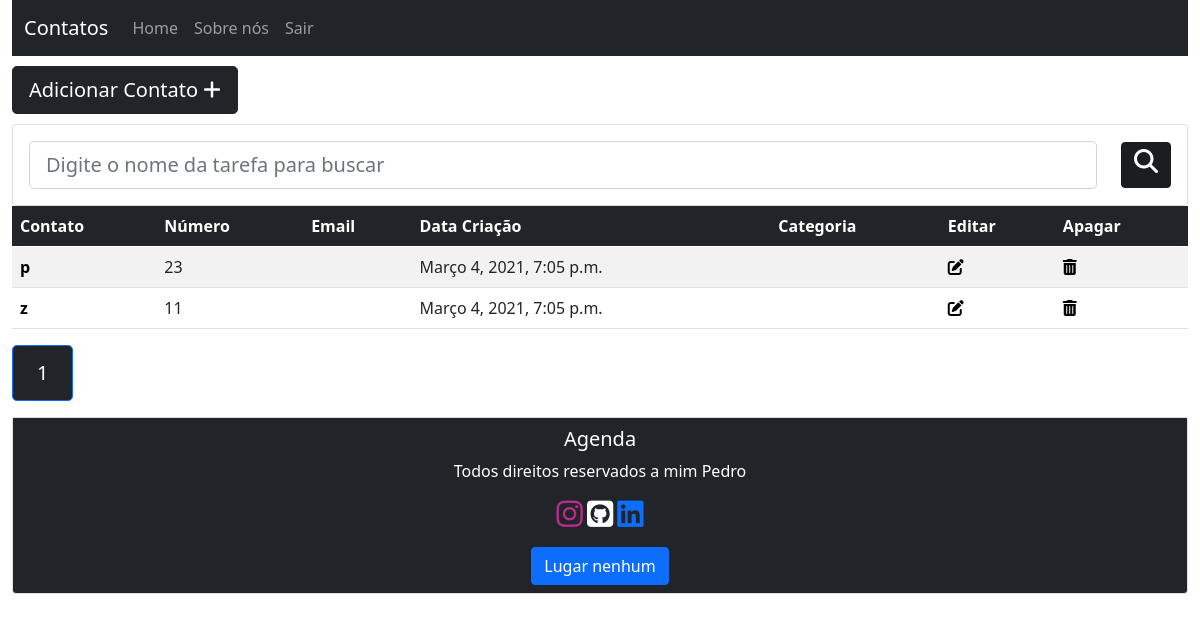
Before: / (signed in) with the older database file.
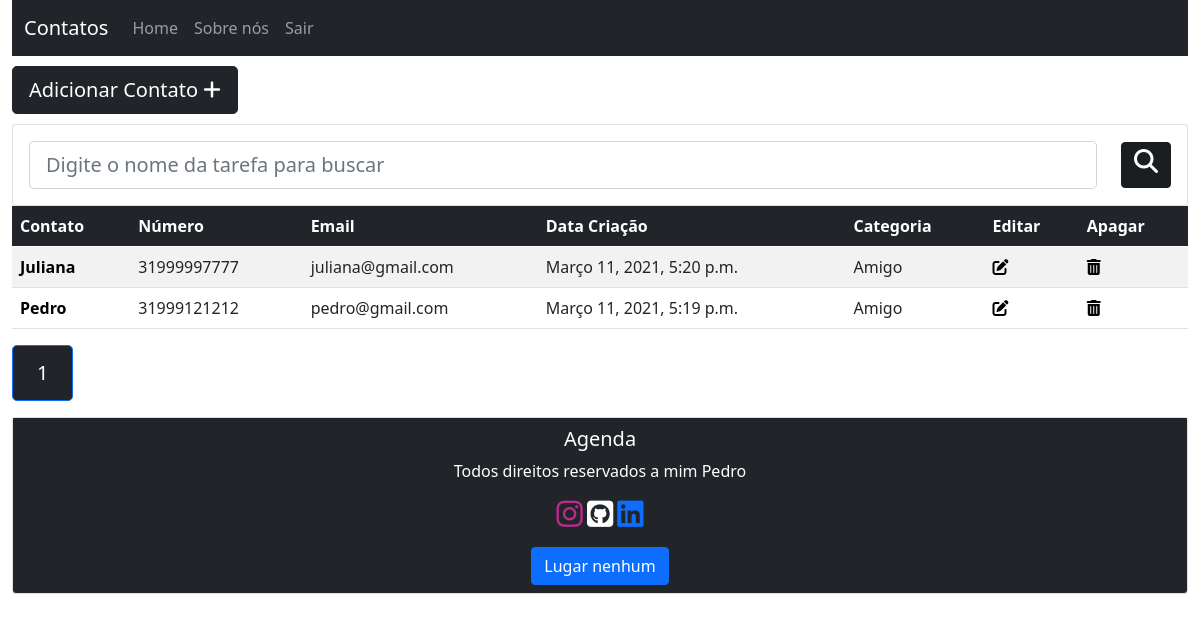
After: the same page with the newer database file.
### contacts/models.py (models this page shows, shortened)
class Contact(models.Model):
    name = models.CharField(max_length=100)
    number = models.IntegerField()
    email = models.CharField(max_length=70, blank=True)
    creation_data = models.DateTimeField(default=timezone.now)
    description = models.TextField(blank=True)
    category = models.CharField(max_length=100, blank=True)
    user = models.ForeignKey(get_user_model(), on_delete=models.CASCADE)

### contacts/views.py (the view)
# urls.py: path('', views.contactsList, name='contacts-list'),
@login_required
def contactsList(request):
    search = request.GET.get('search')
    if search:
        contacts = Contact.objects.filter(name__icontains=search, user=request.user)
    else:
        contacts_list = Contact.objects.all().order_by('name').filter(user=request.user)
        paginator = Paginator(contacts_list, 10)
        page = request.GET.get('page')
        contacts = paginator.get_page(page)
    return render(request, 'contacts/list.html', {'contacts': contacts})

### contacts/templates/contacts/list.html (shortened to what this page needs)
{% extends 'base.html' %}
{% block content %}
<div>
<button type="button" class="btn btn-dark espaco btn-lg"><a href="newcontact/" class="link" style="color: white;">Adicionar Contato    <i class="fas fa-plus"></i></a></i></button>
<form method="GET" id="search-form" class="card card-sm">
  <div class="card-body row no-gutters align-items-center">
      <div class="col">
          <input class="form-control form-control-lg form-control-borderless" type="text" id="search" name="search"
          placeholder="Digite o nome da tarefa para buscar" value="{{ request.GET.search}}">
      </div>
      <div class="col-auto">
          <button  class="btn btn-dark active" type="submit"><i class="fas fa-search h4" id="search-btn" value="{{ request.GET.search}}"></i></button>
      </div>
  </div>
</form>
<table class="table table-hover table-striped table-responsive">
    <thead>
      <tr class="table-dark">
        <th scope="col">Contato</th>
        <th scope="col">Número</th>
        <th scope="col">Email</th>
        <th scope="col">Data Criação</th>
        <th scope="col">Categoria</th>
        <th scope="col">Editar</th>
        <th scope="col">Apagar</th>
      </tr>
    </thead>
    <tbody>
    {% for contact in contacts %}
        <tr>
          <th scope="row"><a href="/contact/{{ contact.id }}" class="link" style="color: black;">{{ contact.name }}</a></th>
            <td>{{ contact.number }}</td>
            <td>{{ contact.email }}</td>
            <td>{{ contact.creation_data }}</td>
            <td>{{ contact.category }}</td>
            <td><a href="edit/{{contact.id}}"><i class="fas fa-edit"></i></a></td>
            <td><a href="delete/{{contact.id}}" class="delete-btn"><i class="fas fa-trash-alt"></i></a></td>
        </tr>
    {% endfor %}
  </tbody>
  </table>
  <div class="pagination ">
    <ul class="pagination pagination-lg">
        {% for pagina in contacts.paginator.page_range %}
          {% if contacts.number == pagina %}
            <li class="page-item active"><a class="page-link bg-dark" href="?page={{ pagina }}&termo={{ request.GET.termo }}">{{ pagina }}</a></li>
          {% else %}
            <li class="page-item"><a class="page-link" href="?page={{ pagina }}&termo={{ request.GET.termo }}">{{ pagina }}</a></li>
          {%endif%}
        {% endfor %}
    </ul>
  </div>
</div>
{% endblock %}

### contacts/templates/base.html (shortened to what this page needs)
<!DOCTYPE html>
{% load static %}
<html lang="en">
<head>
    <link rel="stylesheet" href="{% static './css/style.css' %}">
    <link href="https://cdn.jsdelivr.net/npm/bootstrap@5.0.0-beta2/dist/css/bootstrap.min.css" rel="stylesheet">
</head>
<body>
<div class="container-fluid">
    <nav class="navbar navbar-expand-lg navbar-dark bg-dark">
    <div class="container-fluid">
        <a class="navbar-brand" href="/">Contatos</a>
        <div class="collapse navbar-collapse" id="navbarNav">
        <ul class="navbar-nav mr-auto">
	      {% if user.is_authenticated %}
	          <li class="nav-item">
	              <a class="nav-link" href="/">Home</a>
	          </li>
	      {% else %}
	          <li class="nav-item">
	              <a class="nav-link" href="/accounts/login">Entrar</a>
	          </li>
	      {% endif %}
	      <li class="nav-item">
	          <a class="nav-link" href="#">Sobre nós</a>
	      </li>
	      {% if user.is_authenticated %}
	          <li class="nav-item">
	              <a class="nav-link" href="/accounts/logout">Sair</a>
	          </li>
	      {% endif %}
	    </ul>
        </div>
    </div>
    </nav>
    <div>
        {% block content %}{% endblock  %}
    </div>
    <footer>
        <div class="card text-center">
            <div class="card-footer bg-dark text-white">
                <h5 class="card-title">Agenda</h5>
                <p class="card-text">Todos direitos reservados a mim Pedro</p>
                <p><a href="https://www.instagram.com/pedrohd21_/"><i class="fab fa-instagram"></i></a>
                <a href="https://github.com/pedrohd21"><i class="fab fa-github-square"></i></a>
                <a href="https://www.linkedin.com/in/pedro-henrique-a083b3145/"><i class="fab fa-linkedin"></i></a></p>
                <a href="https://www.google.com/search?q=espaco&tbm=isch&ved=2ahUKEwi7ys2F2aHvAhU3JrkGHXGpB4MQ2-cCegQIABAA&oq=espaco&gs_lcp=CgNpbWcQAzIFCAAQsQMyAggAMgIIADICCAAyAggAMgIIADICCAAyAggAMgIIADICCAA6BAgjECc6CAgAELEDEIMBOgQIABBDOgcIABCxAxBDUIclWO0vYL0xaABwAHgAgAHPAYgB7giSAQUwLjUuMZgBAKABAaoBC2d3cy13aXotaW1nwAEB&sclient=img&ei=i55GYPvYG7fM5OUP8dKemAg&bih=881&biw=1745#imgrc=2QWoFPOIwNpDQM" class="btn btn-primary">Lugar nenhum</a>
            </div>
        </div>
    </footer>
</div>
</body>
</html>

### contacts/static/css/style.css (style rules this page uses)
.link { text-decoration: none; }
.espaco { margin: 10px 0; }
.fa-trash-alt, .fa-edit { color: black; }
.fa-instagram { color: #bc2a8d; font-size: 30px; }
.fa-github-square { color: white; font-size: 30px; }
.fa-linkedin { font-size: 30px; }

Changed rows visible on the page:
removed Contact: name "p", number "23", creation_data "Março 4, 2021, 7:05 p.m."
removed Contact: name "z", number "11", creation_data "Março 4, 2021, 7:05 p.m."
added Contact: name "Juliana", number "31999997777", email "juliana@gmail.com", creation_data "Março 11, 2021, 5:20 p.m.", category "Amigo"
added Contact: name "Pedro", number "31999121212", email "pedro@gmail.com", creation_data "Março 11, 2021, 5:19 p.m.", category "Amigo"
